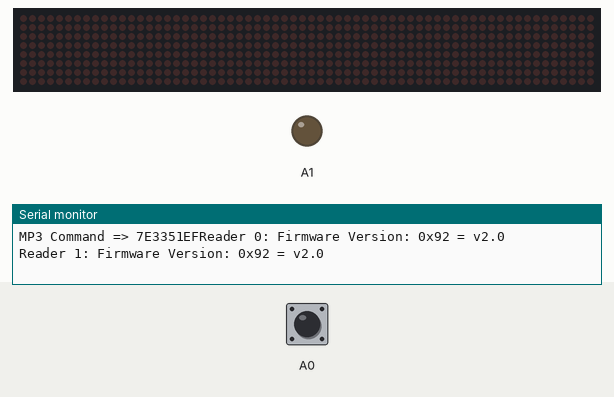
This program was run on a simulated Arduino Nano, built with avr-gcc and run on an emulated ATmega328P. On the bench: 64×8 LED matrix, output pins drawn as LEDs (lit = HIGH), the last lines printed to the serial monitor. The inputs (shaded band) are chosen by the test bench; at power-on: A0 HIGH. Random numbers use the default seed unless the program sets one; pins used as bus, display or sensor lines are not drawn.

Above: at 1.3 s.
1.4 s: A0 pulled LOW for 0.15 s
At 1.7 s:
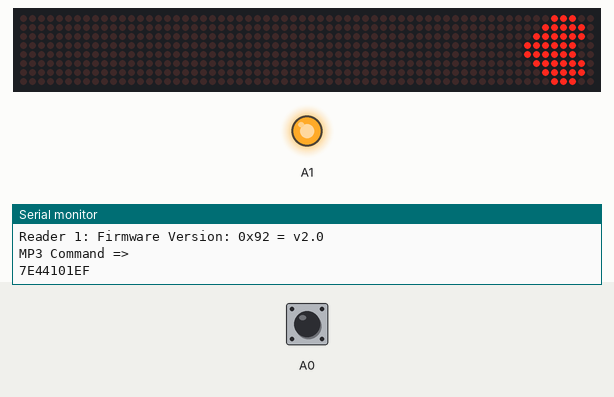
At 9.9 s:
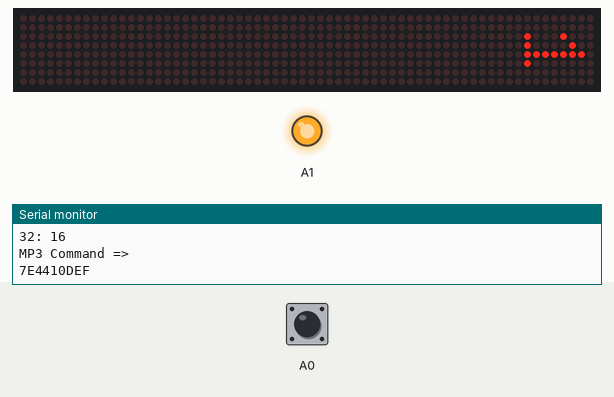
Timing chart, 0 to 11.4 s (numbered marks = the images above; inputs shaded):
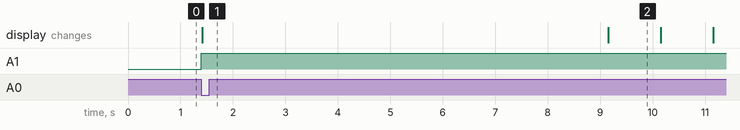

The program:

main.cpp
```cpp
#include <Arduino.h>
#include <SoftwareSerial.h>
#include <LedControl.h>
#include <SPI.h>
#include <MFRC522.h>

// Define the RX and TX pins to establish UART communication with the MP3 Player Module.
#define MP3_RX 8 // to TX
#define MP3_TX 7 // to RX
#define RST_PIN 9
#define SS_1_PIN 10
#define SS_2_PIN 6

#define NR_OF_READERS 2

//Led Matrix images
byte digit1[] =   {
  B00000000,
  B00000000,
  B10001000,
  B10000100,
  B11111110,
  B10000000,
  B00000000,
  B00000000

}; // number 1 byte arrays custom character
byte digit2[] =   {
  B00000000,
  B10000100,
  B11000010,
  B10100010,
  B10010010,
  B10001100,
  B00000000,
  B00000000

}; // number 2 byte arrays custom character
byte digit3[] =   {
  B00000000,
  B00000000,
  B10010010,
  B10010010,
  B10010010,
  B11111110,
  B00000000,
  B00000000
}; // number 3 byte arrays custom character
byte digit4[] =   {
  B00000000,
  B00011110,
  B00010000,
  B00010000,
  B00010000,
  B11111110,
  B00000000,
  B00000000
}; // number 4 byte arrays custom character
byte digit5[] =   {
  B00000000,
  B10001110,
  B10001010,
  B10001010,
  B10001010,
  B01110010,
  B00000000,
  B00000000
}; // number 5 byte arrays custom character
byte digit6[] =   {
  B00000000,
  B11111110,
  B10010010,
  B10010010,
  B10010010,
  B11110010,
  B00000000,
  B00000000
}; // number 6 byte arrays custom character
byte digit7[] =   {
  B00000000,
  B00000010,
  B10000010,
  B01000010,
  B00100010,
  B00010010,
  B00001110,
  B00000000
}; // number 7 byte arrays custom character
byte digit8[] =   {
  B00000000,
  B11111110,
  B10010010,
  B10010010,
  B10010010,
  B11111110,
  B00000000,
  B00000000
}; // number 8 byte arrays custom character
byte digit9[] =   {
  B00000000,
  B10011110,
  B10010010,
  B10010010,
  B10010010,
  B11111110,
  B00000000,
  B00000000
}; // number 9 byte arrays custom character
byte digit10[] =  {
  B00000000,
  B00000100,
  B01111110,
  B00000000,
  B01111110,
  B01000010,
  B01111110,
  B00000000
};
byte heart[] =    {
  B00011100,
  B00111110,
  B01111110,
  B11111100,
  B11111100,
  B01111110,
  B00111110,
  B00011100
};
byte smile[] =   {
  B00000000,
  B00110110,
  B01100110,
  B01000000,
  B01000000,
  B01100110,
  B00110110,
  B00000000
};
byte sad[] =   {
  B00000000,
  B01100110,
  B00110110,
  B00010000,
  B00010000,
  B00110110,
  B01100110,
  B00000000
};
//Variables
float turnLength = 17; //In Seconds
float timerDigitStart = 4500;
float endAudioDuration = 15; //In Seconds

//Setup
SoftwareSerial MP3(MP3_RX, MP3_TX);

int DIN = 4;
int CS = 5;
int CLK = 3;
LedControl lc = LedControl(DIN, CLK, CS,0);

int readerNum;

byte ssPins[] = {SS_1_PIN, SS_2_PIN};

String cards[] = {"1c 34 e5 0c", "a2 87 68 a6", "e2 50 c0 a3", "62 5c 14 eb", "3c 98 51 0c", "8c 3a 7c 0c", "53 9d f4 33", "8c ad 40 0c", "cc 68 66 0c", "bc b9 6a 0c", "42 ef b0 e3", "a2 08 c0 a3", "7c 64 67 24", "bc c1 68 0c", "0c 14 42 0c", "2c c6 51 0c", "4c 1f 42 0c", "5c 8e 37 0c", "5c 21 51 0c", "0c 3e 42 0c", "e3 a8 ed 42", "bc 21 6e 0c", "c9 47 24 34", "cc 73 98 24", "5c ad 88 24", "ac 62 7e 24", "fd 82 72 3e", "49 b5 d7 34", "82 ca 99 e4", "fc 65 0f 0d", "3c 2d 69 0c", "ec 32 52 0c", "fc d2 7e 0c"};

MFRC522 mfrc522[NR_OF_READERS]; // Create MFRC522 instance.
int numbersLeft[] = {1, 2, 3, 4, 5, 6, 7, 8, 9, 10, 11, 12, 13, 14, 15, 16, 17, 18, 19, 20, 21, 22, 23, 24, 25, 26, 27, 28, 29, 30, 31, 32, 33};


//Music functions
void InitializeSpeaker()
{
  MP3.begin(9600);

  Serial.print("\nMP3 Command => ");
  int command[] = {0x7e, 0x03, 0X35, 0x01, 0xef};
  for (int i = 0; i < 5; i++)
  {
    MP3.write(command[i]);
    Serial.print(command[i], HEX);
  }
}

void PauseMusic()
{
  Serial.print("\nMP3 Command => ");
  int command[] = {0x7e, 0x02, 0x02, 0xef};
  for (int i = 0; i < 4; i++)
  {
    MP3.write(command[i]);
    Serial.print(command[i], HEX);
  }
}

void PlaySound(int number)
{
  Serial.println("MP3 Command => ");
  int command[] = {0x7e, 0x04, 0x41, 0x00, number, 0xef};
  for (int i = 0; i < 6; i++)
  {
    MP3.write(command[i]);
    Serial.print(command[i], HEX);
  }
}

int checkForCard()
{

  bool foundCard = false;
  for (uint8_t reader = 0; reader < NR_OF_READERS; reader++)
  {
    if (mfrc522[reader].PICC_IsNewCardPresent() && mfrc522[reader].PICC_ReadCardSerial())
    {

      //Serial.print(F("Reader "));
      //Serial.println(reader);
      readerNum = reader;
      foundCard = true;
    }
  }
  String content = "";
  if (foundCard)
  {
    //Serial.print("UID tag :");

    byte letter;

    for (byte i = 0; i < mfrc522[readerNum].uid.size; i++)
    {
      //Serial.print(mfrc522[readerNum].uid.uidByte[i] < 0x10 ? " 0" : " ");
      //Serial.print(mfrc522[readerNum].uid.uidByte[i], HEX);
      content.concat(String(mfrc522[readerNum].uid.uidByte[i] < 0x10 ? " 0" : " "));
      content.concat(String(mfrc522[readerNum].uid.uidByte[i], HEX));
    }
    content.toLowerCase();
  }
  else
  {
    return 0;
  }
  // Serial.println(content);
  for (int i = 0; i < 33; i++)
  {
    if (cards[i].equals(content.substring(1)))
    {
      return (i + 1);
      break;
    }
  }
  return (0);
}

void rfidInit()
{
  SPI.begin(); // Initiate  SPI bus
  for (uint8_t reader = 0; reader < NR_OF_READERS; reader++)
  {
    mfrc522[reader].PCD_Init(ssPins[reader], RST_PIN);
    Serial.print(F("Reader "));

    Serial.print(reader);
    Serial.print(F(": "));
    mfrc522[reader].PCD_DumpVersionToSerial();
    //mfrc522[reader].PCD_SetAntennaGain(mfrc522[reader].RxGain_max);
  }
}

void matrixInit(){
  lc.shutdown(0,false);
  lc.setIntensity(0,0);
  lc.clearDisplay(0);
}

void printByte(byte character [])
{
  digitalWrite(CS, LOW);
  int i = 0;
  for (i = 0; i < 8; i++)
  {
    lc.setRow(0, i, character[i]); // this is for blank
  }
  digitalWrite(CS, HIGH);
}

void randomizeArray (){
  for (int i = 0; i < 33; i++){
    numbersLeft[i] = i + 1;
  }

  randomSeed(micros());

  for (int i= 0; i< 33; i++)
  {
    int pos = random(33);
    int t = numbersLeft[i];
    numbersLeft[i] = numbersLeft[pos];
    numbersLeft[pos] = t;
  }

  for (int i= 0; i< 33; i++)
  {
    Serial.print(i);
    Serial.print(": ");
    Serial.println(numbersLeft[i]);
  }
}

void game()
{
  digitalWrite(A1, HIGH);
  PlaySound(1);
  printByte(heart);
  delay(3000);
  /////////////Game Start////////////////

  randomizeArray();
  int soundsLeft = 33;

  while (soundsLeft > 0)
  {
    printByte(heart);
    PlaySound(numbersLeft[0] + 4);
    bool wonRound = false;
    float timerStart = millis();
    while (millis() - timerStart < turnLength * 1000)
    {
      float timePassed = millis() - timerStart;
      // Serial.println(timePassed);
      //Show time on matrix
      if (timePassed > timerDigitStart && timePassed < timerDigitStart + 1000){
        printByte(digit1);
      } else if (timePassed > timerDigitStart + 1000 && timePassed < timerDigitStart + 2000){
          printByte(digit2);
      } else if (timePassed > timerDigitStart + 2000 && timePassed < timerDigitStart + 3000){
        printByte(digit3);
      } else if (timePassed > timerDigitStart + 3000 && timePassed < timerDigitStart + 4000){
        printByte(digit4);
      } else if (timePassed > timerDigitStart + 4000 && timePassed < timerDigitStart + 5000){
        printByte(digit5);
      } else if (timePassed > timerDigitStart + 5000 && timePassed < timerDigitStart + 6000){
        printByte(digit6);
      } else if (timePassed > timerDigitStart + 6000 && timePassed < timerDigitStart + 7000){
        printByte(digit7);
      } else if (timePassed > timerDigitStart + 7000 && timePassed < timerDigitStart + 8000){
        printByte(digit8);
      } else if (timePassed > timerDigitStart + 8000 && timePassed < timerDigitStart + 9000){
        printByte(digit9);
      } else if (timePassed > timerDigitStart + 9000 && timePassed < timerDigitStart + 10000){
        printByte(digit10);
      }

      int card = checkForCard();
      if (card == numbersLeft[0])
      {
        wonRound = true;
        break;
      }
      delay(10);
    }
  if (wonRound)
  {
    soundsLeft--;
    for (int i = 0; i < soundsLeft; i++)
    {
      numbersLeft[i] = numbersLeft[i + 1];
    }

    /////Winning Stuff/////
    Serial.println("Good job");
    PlaySound(2);
    printByte(smile);
    delay(1500);

  }
  else
  {
    int soundLost = numbersLeft[0];
    for (int i = 0; i < soundsLeft; i++)
    {
      numbersLeft[i] = numbersLeft[i + 1];
    }
    numbersLeft[soundsLeft - 1] = soundLost;

    /////Losing Stuff/////
    Serial.println("Bad job");
    printByte(sad);

    PlaySound(3);
    delay(1500);
  }
  }
  //Finished game stuff
  printByte(heart);
  PlaySound(4);
  delay(endAudioDuration * 1000);
  digitalWrite(A1, LOW);
}

void setup()
{
  Serial.begin(9600);
  InitializeSpeaker();
  rfidInit();
  matrixInit();
  pinMode(A0, INPUT_PULLUP);
  pinMode(A1, OUTPUT);
}

void loop()
{
  if (digitalRead(A0) == LOW){
    game();
  }
}
```

Measured:
- after the input at 1.4 s, A1: LOW → HIGH at once; the display: changes at once (image 1)
- what the display in image 2 shows lasts 1.0 s, from 9.2 s to 10.2 s
